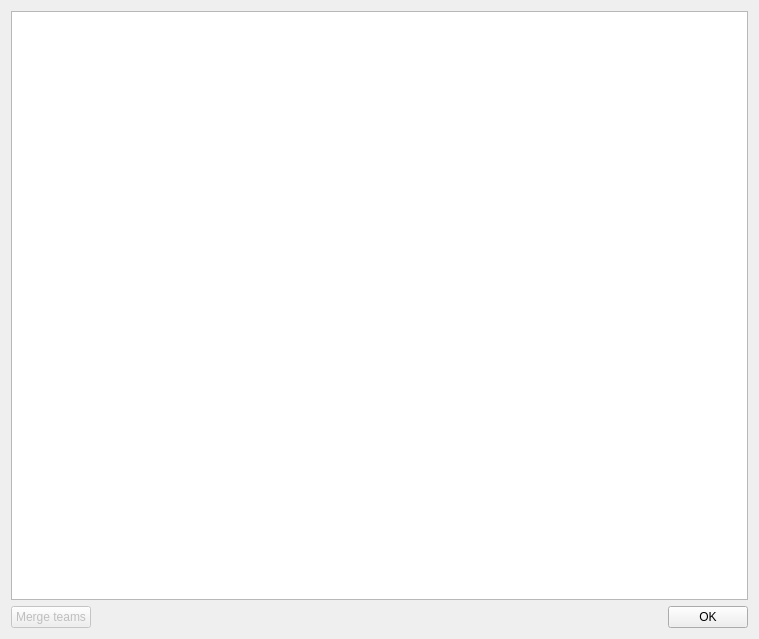
<?xml version="1.0" encoding="UTF-8"?>
<ui version="4.0">
 <class>Dialog</class>
 <widget class="QDialog" name="Dialog">
  <property name="geometry">
   <rect>
    <x>0</x>
    <y>0</y>
    <width>759</width>
    <height>639</height>
   </rect>
  </property>
  <property name="windowTitle">
   <string>Dialog</string>
  </property>
  <layout class="QVBoxLayout" name="verticalLayout">
   <item>
    <widget class="QTableWidget" name="table_teams">
     <property name="editTriggers">
      <set>QAbstractItemView::NoEditTriggers</set>
     </property>
     <property name="selectionBehavior">
      <enum>QAbstractItemView::SelectRows</enum>
     </property>
     <property name="sortingEnabled">
      <bool>true</bool>
     </property>
    </widget>
   </item>
   <item>
    <layout class="QHBoxLayout" name="horizontalLayout">
     <item>
      <widget class="QPushButton" name="button_merge_teams">
       <property name="enabled">
        <bool>false</bool>
       </property>
       <property name="text">
        <string>Merge teams</string>
       </property>
      </widget>
     </item>
     <item>
      <spacer name="horizontalSpacer">
       <property name="orientation">
        <enum>Qt::Horizontal</enum>
       </property>
       <property name="sizeHint" stdset="0">
        <size>
         <width>40</width>
         <height>20</height>
        </size>
       </property>
      </spacer>
     </item>
     <item>
      <widget class="QPushButton" name="pushButton">
       <property name="text">
        <string>OK</string>
       </property>
      </widget>
     </item>
    </layout>
   </item>
  </layout>
 </widget>
 <resources/>
 <connections>
  <connection>
   <sender>pushButton</sender>
   <signal>clicked()</signal>
   <receiver>Dialog</receiver>
   <slot>accept()</slot>
   <hints>
    <hint type="sourcelabel">
     <x>693</x>
     <y>605</y>
    </hint>
    <hint type="destinationlabel">
     <x>623</x>
     <y>609</y>
    </hint>
   </hints>
  </connection>
  <connection>
   <sender>table_teams</sender>
   <signal>itemSelectionChanged()</signal>
   <receiver>Dialog</receiver>
   <slot>selection_changed()</slot>
   <hints>
    <hint type="sourcelabel">
     <x>461</x>
     <y>467</y>
    </hint>
    <hint type="destinationlabel">
     <x>504</x>
     <y>585</y>
    </hint>
   </hints>
  </connection>
  <connection>
   <sender>button_merge_teams</sender>
   <signal>clicked()</signal>
   <receiver>Dialog</receiver>
   <slot>merge_teams()</slot>
   <hints>
    <hint type="sourcelabel">
     <x>110</x>
     <y>598</y>
    </hint>
    <hint type="destinationlabel">
     <x>171</x>
     <y>604</y>
    </hint>
   </hints>
  </connection>
 </connections>
 <slots>
  <slot>selection_changed()</slot>
  <slot>merge_teams()</slot>
 </slots>
</ui>
